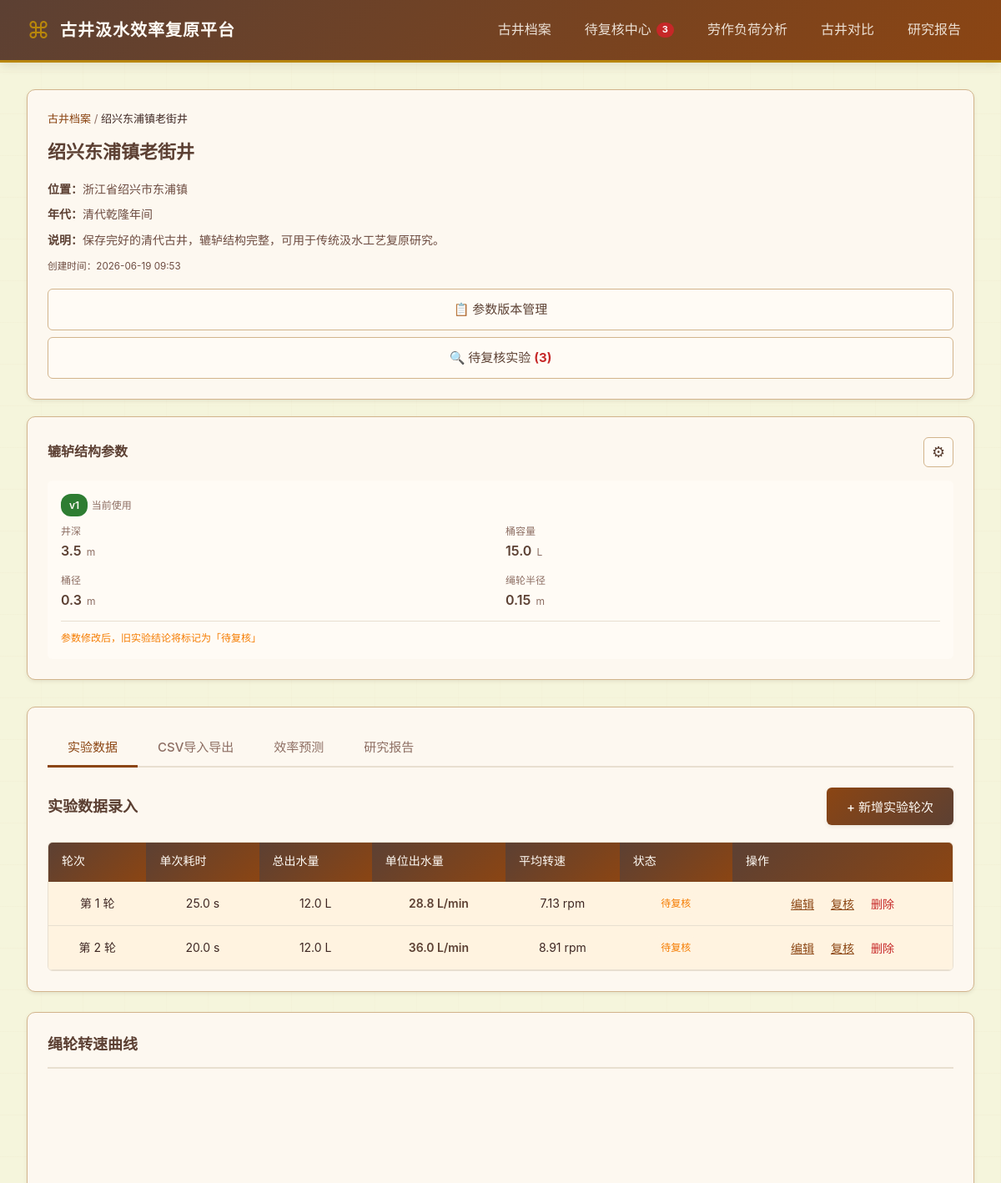
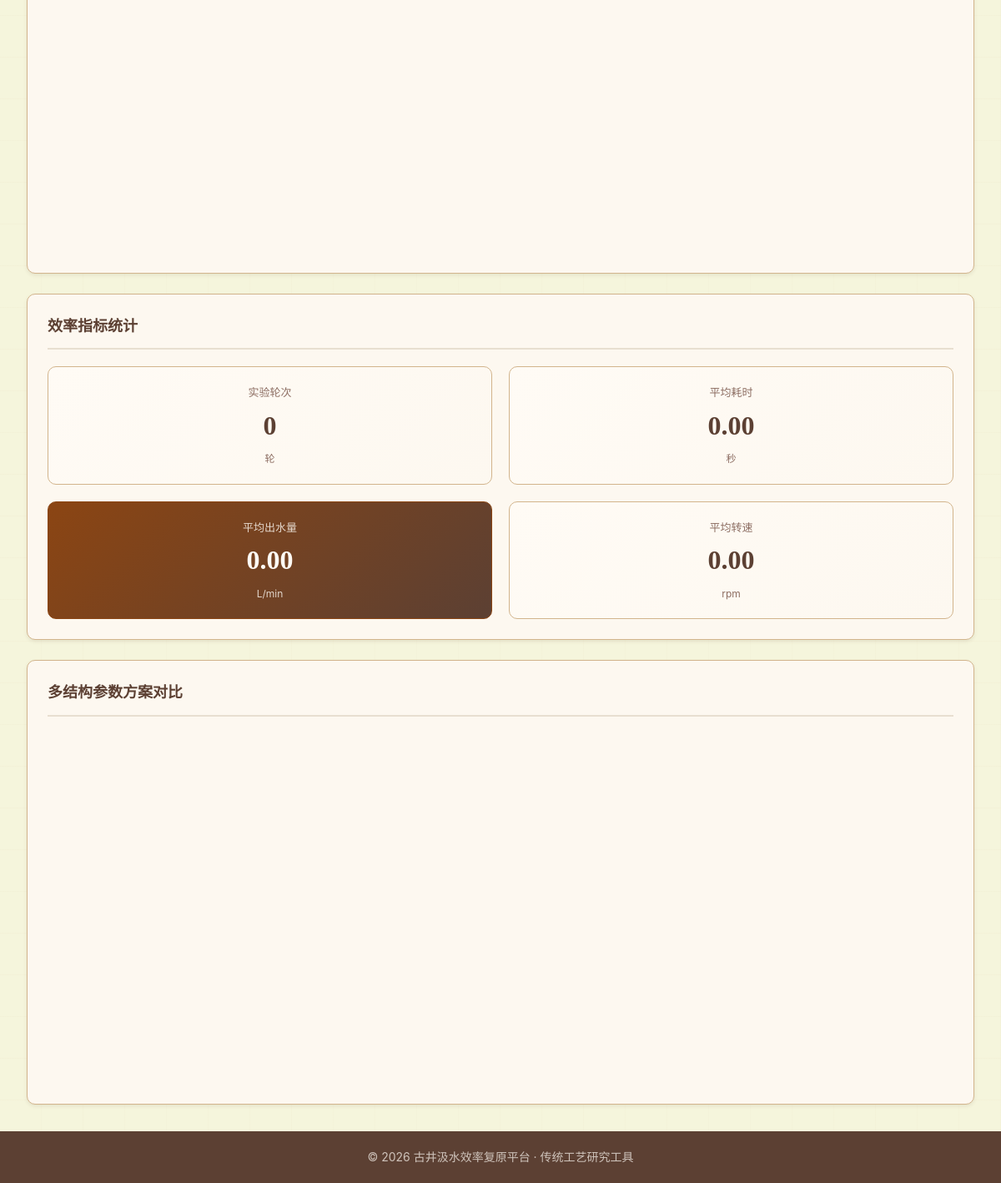
The page /wells/1 on the database its author committed (2 pictures, top to bottom).
### models.py (models this page shows)
class Well(Base):
    __tablename__ = "well"
    id = Column(Integer, primary_key=True, autoincrement=True)
    name = Column(String(100), nullable=False)
    location = Column(String(200), default="")
    dynasty = Column(String(50), default="")
    description = Column(String(500), default="")
    created_at = Column(DateTime, default=datetime.now)
    updated_at = Column(DateTime, default=datetime.now, onupdate=datetime.now)
    configs = relationship("WellConfig", back_populates="well", cascade="all, delete-orphan")

class WellConfig(Base):
    __tablename__ = "well_config"
    id = Column(Integer, primary_key=True, autoincrement=True)
    well_id = Column(Integer, ForeignKey("well.id", ondelete="CASCADE"), nullable=False)
    version = Column(Integer, default=1)
    well_depth_m = Column(Float, nullable=False)
    bucket_capacity_l = Column(Float, nullable=False)
    bucket_diameter_m = Column(Float, nullable=False)
    pulley_radius_m = Column(Float, nullable=False)
    status = Column(String(20), default="active")
    change_note = Column(String(500), default="")
    created_at = Column(DateTime, default=datetime.now)
    __table_args__ = (
        CheckConstraint("well_depth_m > 0", name="ck_well_depth_positive"),
        CheckConstraint("bucket_capacity_l > 0", name="ck_bucket_capacity_positive"),
        CheckConstraint("bucket_diameter_m > 0", name="ck_bucket_diameter_positive"),
        CheckConstraint("pulley_radius_m > 0", name="ck_pulley_radius_positive"),
    )
    well = relationship("Well", back_populates="configs")
    experiments = relationship("Experiment", back_populates="config", cascade="all, delete-orphan")
    change_logs = relationship("ConfigChangeLog", back_populates="config", cascade="all, delete-orphan")

class Experiment(Base):
    __tablename__ = "experiment"
    id = Column(Integer, primary_key=True, autoincrement=True)
    config_id = Column(Integer, ForeignKey("well_config.id", ondelete="CASCADE"), nullable=False)
    round_number = Column(Integer, nullable=False)
    review_status = Column(String(20), default="valid")
    total_time_s = Column(Float)
    total_water_l = Column(Float)
    flow_rate_lpm = Column(Float)
    avg_speed_rpm = Column(Float)
    is_abnormal = Column(Boolean, default=False)
    notes = Column(String(1000), default="")
    reviewer = Column(String(100), default="")
    reviewed_at = Column(DateTime)
    created_at = Column(DateTime, default=datetime.now)
    updated_at = Column(DateTime, default=datetime.now, onupdate=datetime.now)
    __table_args__ = (
        UniqueConstraint("config_id", "round_number", name="uq_config_round"),
    )
    config = relationship("WellConfig", back_populates="experiments")
    time_points = relationship("TimePoint", back_populates="experiment", cascade="all, delete-orphan", order_by="TimePoint.point_index")
    reviews = relationship("ExperimentReview", back_populates="experiment", cascade="all, delete-orphan")

### main.py (the view)
@app.get("/wells/{well_id}", response_class=HTMLResponse)
async def well_detail(request: Request, well_id: int, db: Session = Depends(get_db)):
    well = get_well(db, well_id)
    if not well:
        raise HTTPException(status_code=404, detail="古井档案不存在")
    active_config = get_active_config(db, well_id)
    all_configs = get_all_configs(db, well_id)
    experiments = []
    pending_count = len(get_pending_reviews_for_well(db, well_id))
    reports = get_reports(db, well_id=well_id)
    if active_config:
        experiments = get_experiments(db, active_config.id)
    return templates.TemplateResponse("well_detail.html", {
        "request": request,
        "well": well,
        "active_config": active_config,
        "all_configs": all_configs,
        "experiments": experiments,
        "pending_count": pending_count,
        "reports": reports
    })

### templates/well_detail.html (shortened to what this page needs)
{% extends "base.html" %}
{% block content %}
<div class="detail-layout">
    <aside class="sidebar">
        <div class="sidebar-section">
            <div class="breadcrumb">
                <a href="/">古井档案</a> / <span class="current">{{ well.name }}</span>
            </div>
            <h2 class="well-title">{{ well.name }}</h2>
            <div class="well-info">
                {% if well.location %}<p><strong>位置：</strong>{{ well.location }}</p>{% endif %}
                {% if well.dynasty %}<p><strong>年代：</strong>{{ well.dynasty }}</p>{% endif %}
                {% if well.description %}<p><strong>说明：</strong>{{ well.description }}</p>{% endif %}
                <p class="muted"><small>创建时间：{{ well.created_at.strftime('%Y-%m-%d %H:%M') }}</small></p>
            </div>
            <div style="margin-top:16px; display:flex; flex-direction:column; gap:8px;">
                <a href="/wells/{{ well.id }}/config-versions" class="btn-secondary" style="text-align:center;">📋 参数版本管理</a>
                <a href="/review-center" class="btn-secondary" style="text-align:center;">
                    🔍 待复核实验
                    {% if pending_count and pending_count > 0 %}<strong style="color:var(--color-danger);">({{ pending_count }})</strong>{% endif %}
                </a>
            </div>
        </div>
        <div class="sidebar-section">
            <div class="section-header">
                <h3>辘轳结构参数</h3>
                <button class="btn-icon" id="toggle-config-form" title="修改参数">⚙</button>
            </div>
            {% if active_config %}
            <div class="config-display">
                <div style="margin-bottom:8px;">
                    <span class="version-tag active">v{{ active_config.version }}</span>
                    <span class="muted" style="font-size:12px;">当前使用</span>
                </div>
                <div class="config-grid">
                    <div class="config-item">
                        <span class="ci-label">井深</span>
                        <span class="ci-value">{{ active_config.well_depth_m }} <em>m</em></span>
                    </div>
                    <div class="config-item">
                        <span class="ci-label">桶容量</span>
                        <span class="ci-value">{{ active_config.bucket_capacity_l }} <em>L</em></span>
                    </div>
                    <div class="config-item">
                        <span class="ci-label">桶径</span>
                        <span class="ci-value">{{ active_config.bucket_diameter_m }} <em>m</em></span>
                    </div>
                    <div class="config-item">
                        <span class="ci-label">绳轮半径</span>
                        <span class="ci-value">{{ active_config.pulley_radius_m }} <em>m</em></span>
                    </div>
                </div>
                <p class="config-note">参数修改后，旧实验结论将标记为「待复核」</p>
            </div>
            {% else %}
            <p class="muted">尚未配置结构参数，请先添加配置。</p>
            {% endif %}
        </div>
    </aside>
    <section class="content-area">
        <div class="panel">
            <div class="tabs">
                <button class="tab-btn active" data-tab="tab-experiments">实验数据</button>
                <button class="tab-btn" data-tab="tab-import">CSV导入导出</button>
                <button class="tab-btn" data-tab="tab-predict">效率预测</button>
                <button class="tab-btn" data-tab="tab-report">研究报告</button>
            </div>
            <div id="tab-experiments" class="tab-content active">
                <div class="panel-header" style="border:none; padding:0; margin-bottom:20px;">
                    <h3 style="margin:0;">实验数据录入</h3>
                    <button class="btn-primary" id="toggle-exp-form">+ 新增实验轮次</button>
                </div>
                {% if experiments %}
                <div class="table-wrapper">
                    <table class="data-table">
                        <thead>
                            <tr>
                                <th>轮次</th>
                                <th>单次耗时</th>
                                <th>总出水量</th>
                                <th>单位出水量</th>
                                <th>平均转速</th>
                                <th>状态</th>
                                <th>操作</th>
                            </tr>
                        </thead>
                        <tbody>
                            {% for exp in experiments %}
                            <tr class="{% if exp.is_abnormal %}abnormal-row{% endif %} {% if exp.review_status == 'pending_review' %}pending-row{% endif %}" id="exp-row-{{ exp.id }}">
                                <td class="text-center">第 {{ exp.round_number }} 轮</td>
                                <td class="text-center">{{ exp.total_time_s }} s</td>
                                <td class="text-center">{{ exp.total_water_l }} L</td>
                                <td class="text-center highlight">{{ exp.flow_rate_lpm }} L/min</td>
                                <td class="text-center">{{ exp.avg_speed_rpm }} rpm</td>
                                <td class="text-center">
                                    {% if exp.review_status == 'pending_review' %}
                                        <span class="status-tag pending">待复核</span>
                                    {% elif exp.review_status == 'rejected' %}
                                        <span class="status-tag rejected">已驳回</span>
                                    {% elif exp.is_abnormal %}
                                        <span class="status-tag abnormal">异常偏低</span>
                                    {% else %}
                                        <span class="status-tag valid">正常</span>
                                    {% endif %}
                                </td>
                                <td class="text-center">
                                    <button class="btn-link" onclick="editExperiment({{ exp.id }})">编辑</button>
                                    {% if exp.review_status == 'pending_review' %}
                                    <button class="btn-link" onclick="quickReview({{ exp.id }})">复核</button>
                                    {% endif %}
                                    <form action="/wells/{{ well.id }}/experiments/{{ exp.id }}/delete" method="post" style="display:inline;" onsubmit="return confirm('确定删除此轮实验数据？');">
                                        <button type="submit" class="btn-link-danger" style="padding:4px 8px;">删除</button>
                                    </form>
                                </td>
                            </tr>
                            {% endfor %}
                        </tbody>
                    </table>
                </div>
                {% else %}
                <div class="empty-state small">
                    <p class="empty-text">暂无实验数据，请新增实验轮次录入汲水数据。</p>
                </div>
                {% endif %}
            </div>
        </div>
        <div class="panel">
            <div class="panel-header">
                <h3>绳轮转速曲线</h3>
            </div>
            <div id="speed-curve-chart" class="chart-container"></div>
        </div>
        <div class="panel">
            <div class="panel-header">
                <h3>效率指标统计</h3>
            </div>
            <div class="stats-grid" id="stats-panel">
                <div class="stat-card">
                    <span class="stat-label">实验轮次</span>
                    <span class="stat-value" id="stat-count">0</span>
                    <span class="stat-unit">轮</span>
                </div>
                <div class="stat-card">
                    <span class="stat-label">平均耗时</span>
                    <span class="stat-value" id="stat-time">0.00</span>
                    <span class="stat-unit">秒</span>
                </div>
                <div class="stat-card primary">
                    <span class="stat-label">平均出水量</span>
                    <span class="stat-value" id="stat-flow">0.00</span>
                    <span class="stat-unit">L/min</span>
                </div>
                <div class="stat-card">
                    <span class="stat-label">平均转速</span>
                    <span class="stat-value" id="stat-speed">0.00</span>
                    <span class="stat-unit">rpm</span>
                </div>
            </div>
        </div>
        <div class="panel">
            <div class="panel-header">
                <h3>多结构参数方案对比</h3>
            </div>
            <div id="comparison-chart" class="chart-container"></div>
        </div>
    </section>
</div>
{% endblock %}

### rows shown on the page
Well: name "绍兴东浦镇老街井", location "浙江省绍兴市东浦镇", dynasty "清代乾隆年间", description "保存完好的清代古井，辘轳结构完整，可用于传统汲水工艺复原研究。", created_at "2026-06-19 09:53"
WellConfig: version "1", well_depth_m "3.5", bucket_capacity_l "15.0", bucket_diameter_m "0.3", pulley_radius_m "0.15"
Experiment: round_number "1", total_time_s "25.0", total_water_l "12.0", flow_rate_lpm "28.8", avg_speed_rpm "7.13", review_status "待复核"
Experiment: round_number "2", total_time_s "20.0", total_water_l "12.0", flow_rate_lpm "36.0", avg_speed_rpm "8.91", review_status "待复核"

### other values the page prints
{{ pending_count }} "3"
